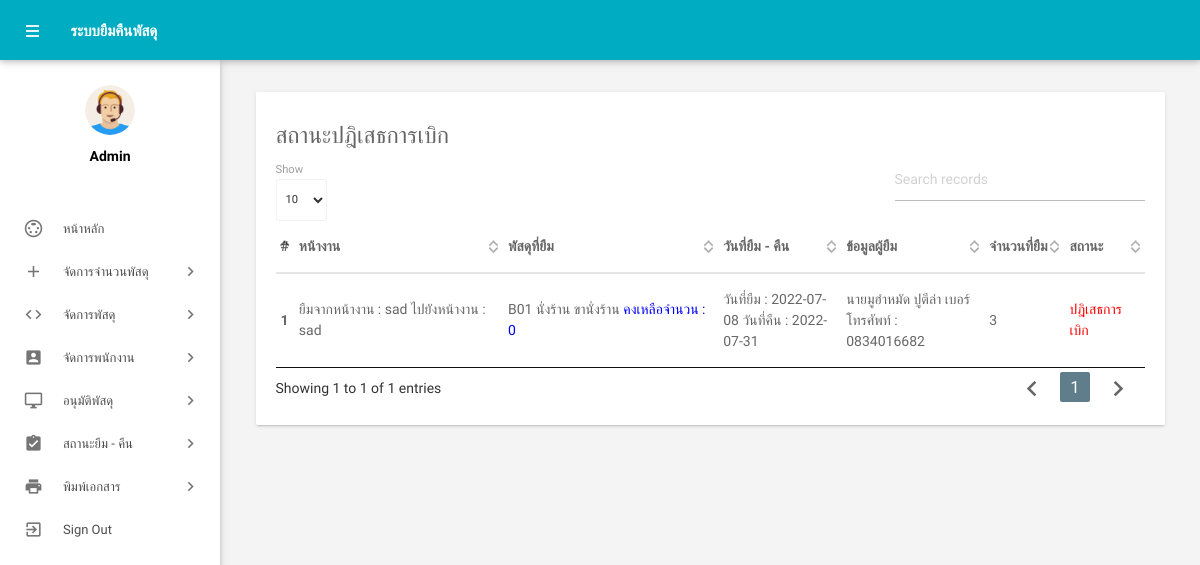
The page /admin/refuseborrow.php (signed in) on the database its author committed.
### tables this page shows
CREATE TABLE `tbborrow` (
  `BorrowId` int(11) NOT NULL,
  `Work1` varchar(150) NOT NULL,
  `Work2` varchar(150) NOT NULL,
  `BorrowAmount` int(4) NOT NULL,
  `BorrowRequest` date NOT NULL,
  `BorrowReturn` date NOT NULL,
  `Other` varchar(150) NOT NULL,
  `StatusBorrow` int(2) NOT NULL,
  `id` int(11) NOT NULL,
  `TypePercelIdAuto` int(8) NOT NULL,
  `TimeRequest` timestamp NOT NULL DEFAULT current_timestamp() ON UPDATE current_timestamp(),
  `NoteBorrow` varchar(150) NOT NULL,
  `refuseAmount` int(4) NOT NULL
);

CREATE TABLE `tbtypepercel` (
  `TypePercelIdAuto` int(8) NOT NULL,
  `TypePercelId` varchar(15) NOT NULL,
  `TypePercelName` varchar(255) NOT NULL,
  `typePercelAmount` int(11) NOT NULL,
  `PercelIdAuto` int(11) NOT NULL
);

CREATE TABLE `tbpercel` (
  `PercelName` varchar(80) NOT NULL,
  `PercelIdAuto` int(4) NOT NULL,
  `PercelId` varchar(15) NOT NULL
);

CREATE TABLE `tblemployees` (
  `id` int(11) NOT NULL,
  `FirstName` varchar(150) NOT NULL,
  `LastName` varchar(150) NOT NULL,
  `EmailId` varchar(200) NOT NULL,
  `Password` varchar(180) NOT NULL,
  `Gender` varchar(100) NOT NULL,
  `Address` varchar(255) NOT NULL,
  `Phonenumber` char(11) NOT NULL,
  `RegDate` timestamp NOT NULL DEFAULT current_timestamp()
);

### admin/refuseborrow.php (the view, shortened to what this page needs)
<?php
include('includes/config.php');
if (strlen($_SESSION['alogin']) == 0) {
    header('location:index.php');
} else {
?>
    <!DOCTYPE html>
    <html lang="en">
    <head>
        <link type="text/css" rel="stylesheet" href="../assets/plugins/materialize/css/materialize.min.css" />
        <link href="../assets/plugins/material-preloader/css/materialPreloader.min.css" rel="stylesheet">
        <link href="../assets/plugins/datatables/css/jquery.dataTables.min.css" rel="stylesheet">
        <link href="../assets/plugins/google-code-prettify/prettify.css" rel="stylesheet" type="text/css" />
        <link href="../assets/css/alpha.min.css" rel="stylesheet" type="text/css" />
        <link href="../assets/css/custom.css" rel="stylesheet" type="text/css" />
    </head>
    <body>
        <?php include('includes/header.php'); ?>
        <?php include('includes/sidebar.php'); ?>
        <main class="mn-inner">
            <div class="row">
                <div class="col s12 m12 l12">
                    <div class="card">
                        <div class="card-content">
                            <h5>สถานะปฎิเสธการเบิก</h5>
                            <table id="example" class="display responsive-table ">
                                <thead>
                                    <tr>
                                        <th>#</th>
                                        <th width="350">หน้างาน</th>
                                        <th width="350">พัสดุที่ยืม</th>
                                        <th width="180">วันที่ยืม - คืน</th>
                                        <th width="180">ข้อมูลผู้ยืม</th>
                                        <th width="100">จำนวนที่ยืม</th>
                                        <th width="100">สถานะ</th>
                                    </tr>
                                </thead>
                                <tbody>
                                    <?php $sql = "    SELECT a.BorrowId,a.Work1,a.Work2,a.BorrowAmount,a.BorrowRequest
                                ,a.BorrowReturn,a.Other,b.StatusBorrowName,c.TypePercelId,a.StatusBorrow,
                                e.FirstName,e.LastName,e.Phonenumber,a.TimeRequest,c.typePercelAmount,a.NoteBorrow
                                , c.TypePercelName,d.PercelName FROM tbborrow as a
                                INNER JOIN tbstatusborrow as b ON a.StatusBorrow = b.StatusBorrow
                                INNER JOIN tbtypepercel as c ON a.TypePercelIdAuto = c.TypePercelIdAuto
                                INNER JOIN tbpercel as d ON d.PercelIdAuto = c.PercelIdAuto
                                INNER JOIN tblemployees as e ON a.id = e.id
                                WHERE b.StatusBorrowName = 'ปฎิเสธการเบิก'
                                ORDER BY a.StatusBorrow ASC
                                ";
                                    $query = $dbh->prepare($sql);
                                    $query->execute();
                                    $results = $query->fetchAll(PDO::FETCH_ASSOC);
                                    $cnt = 1;
                                    if ($query->rowCount() > 0) {
                                        foreach ($results as $result) {
                                    ?>
                                            <tr>
                                                <td> <b><?php echo htmlentities($cnt); ?></b></td>
                                                <td> ยืมจากหน้างาน : <?php echo $result['Work1'];    ?>
                                                    ไปยังหน้างาน : <?php echo $result['Work2'];    ?>
                                                </td>
                                                <td><?php echo "{$result['TypePercelId']} {$result['PercelName']}";  ?> <?php echo "{$result['TypePercelName']}  " ?><span style="color:blue;">คงเหลือจำนวน : <?php echo $result['typePercelAmount']; ?> </span></td>
                                                <td><?php echo "วันที่ยืม : {$result['BorrowRequest']} วันที่คืน : {$result['BorrowReturn']} ";  ?></td>
                                                <td><?php echo "{$result['FirstName']} {$result['LastName']} เบอร์โทรศัพท์ : {$result['Phonenumber']}"; ?></td>
                                                <td><?php echo $result['BorrowAmount']; ?></td>
                                                <td><?php
                                                    if ($result['StatusBorrowName'] == 'รอการอนุมัติ') { ?>
                                                        <span style="color:blue;">รอการอนุมัติ</span>
                                                        <?php if ($result['NoteBorrow'] != "") {  ?>
                                                            <br> สาเหตุ : <?php echo "{$result['NoteBorrow']}"; ?>
                                                        <?php  } ?>
                                                    <?php   } else { ?>
                                                        <span style="color:red;">ปฎิเสธการเบิก</span>
                                                    <?php   } ?>
                                                </td>
                                            </tr>
                                    <?php $cnt++;
                                        }
                                    } ?>
                                </tbody>
                            </table>
                        </div>
                    </div>
                </div>
            </div>
        </main>
        </div>
        <div class="left-sidebar-hover"></div>
    </body>
    </html>
<?php } ?>

### admin/refuseborrow.php (style rules this page uses)
body { font-family: 'IBM Plex Sans Thai Looped', sans-serif; }

### rows shown on the page
tbborrow: Work1 "sad", Work2 "sad", TypePercelIdAuto.TypePercelId "B01", tbpercel.PercelName "นั่งร้าน", TypePercelIdAuto.TypePercelName "ขานั่งร้าน", TypePercelIdAuto.typePercelAmount "0", BorrowRequest "2022-07-08", BorrowReturn "2022-07-31", id.FirstName "นายมูฮำหมัด", id.LastName "ปูตีล่า", id.Phonenumber "0834016682", BorrowAmount "3"
